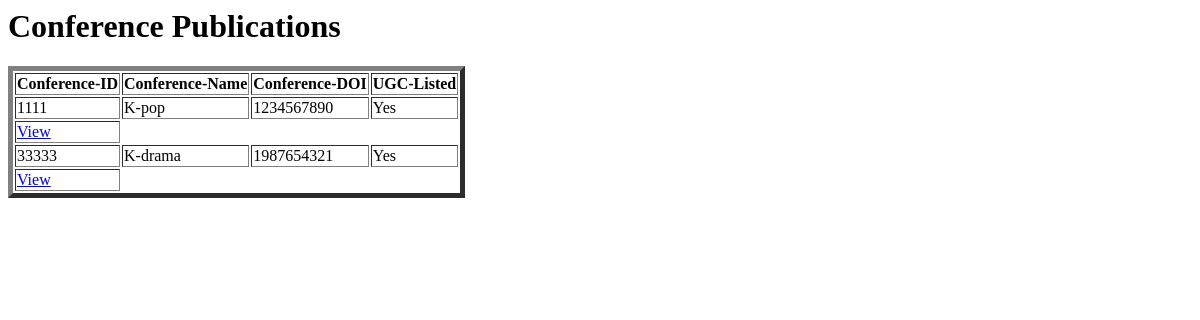
/conference-publications/, run on an earlier commit of the app's database.
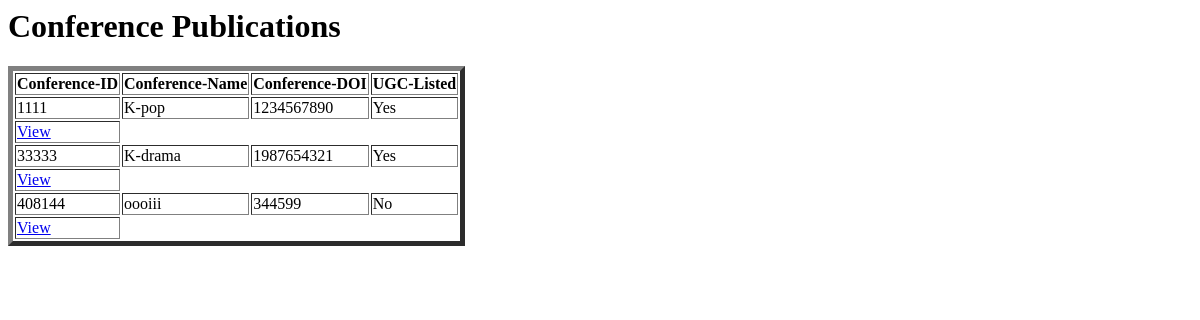
And on a later commit of the database.
### projects2/models.py (models this page shows, shortened)
class Conference(models.Model):
    listed = (
        ('Yes', 'Yes'),
        ('No', 'No')
    )
    facultyName = models.CharField(max_length=30)
    facultyDept = models.CharField(max_length=20)
    facultyID = models.ForeignKey(Faculty, on_delete=models.CASCADE, null=True, blank=True)
    conferenceID = models.CharField(max_length=20, unique=True, primary_key=True)
    conferenceName = models.CharField(max_length=50)
    conferenceDOI = models.CharField(max_length=30)
    conferenceArticle = models.ImageField(null=True, blank=True)
    ratingTotal = models.IntegerField(default=0, null=True, blank=True)
    UGCListed = models.CharField(max_length=200, choices=listed)
    conferenceNationality = models.CharField(max_length=60)

### projects2/views.py (the view)
# urls.py: path('conference-publications/', views.pub, name='conference-publications'),
def pub(request):
    pub = Conference.objects.all()
    context = {'publications': pub}
    return render(request, 'html-pages/publications.html', context)

### projects2/models.py (called while the page is built)
    def __str__(self):
        return f'{self.facultyID} {self.facultyName}'

### projects2/templates/html-pages/publications.html
<h1>Conference Publications</h1>
<table border="5">
    <thead>
        <tr>
        <th>Conference-ID</th>
        <th>Conference-Name</th>
        <th>Conference-DOI</th>
        <th>UGC-Listed</th>
    </tr>
    </thead>
<tbody>
    {% for pub in publications %}
    <tr>
        <td>{{pub.conferenceID}}</td>
        <td>{{pub.conferenceName}}</td>
        <td>{{pub.conferenceDOI}}</td>
        <td>{{pub.UGCListed}}</td>
    </tr>
</tbody>
        <tr cellspacing="5">
            <td><a href="{% url 'single-conference-publications' pub.facultyID %}">View</a></td>
        </tr>
    {% endfor %}
</table>

What changed in the data, as far as the page shows it:
added Conference: conferenceID "408144", conferenceName "oooiii", conferenceDOI "344599", UGCListed "No"
